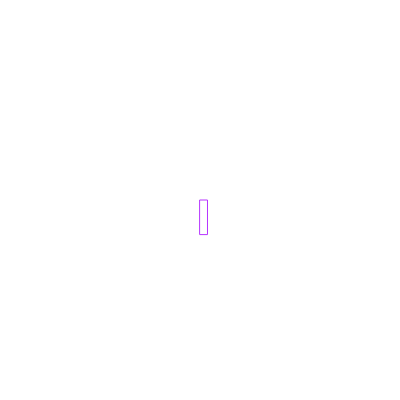
Frame 1 (no input)
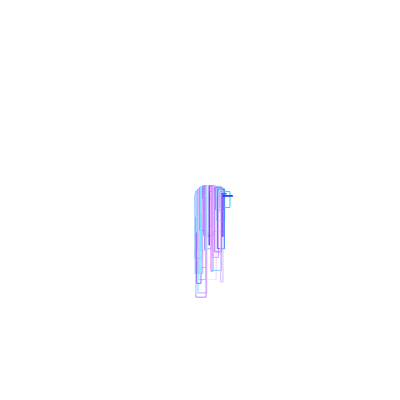
Frame 60 (no input)
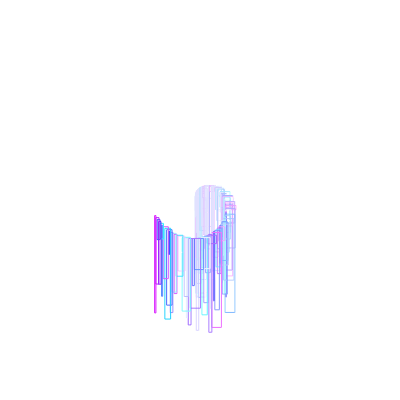
Frame 120 (the mouse pressed at the canvas centre since frame 60)

The p5.js sketch that drew these frames (run headless with seeded random() and noise() and a simulated clock; from frame 60 on, the mouse is pressed at the canvas centre):

// p5.js sketch
// ── sketch.js
const sketchHeight = 400;
const sketchWidth = 400;

let angle = 0;
let r = 0;

function setup() {
  createCanvas(sketchWidth, sketchHeight);
  frameRate(100);
}

function draw() {
  background(255, 4);
  translate(200, 200);
  noFill();
  strokeWeight(1);
  stroke(random(0,255), random(0,255), 255);
  let x = r * cos(angle);
  let y = r * sin(angle);
  rect(x,y, random(0,10), random(0,100));

  angle += 0.05;
  r -= 0.4;

  if (r < -300){
    r = 300;
  }
}
